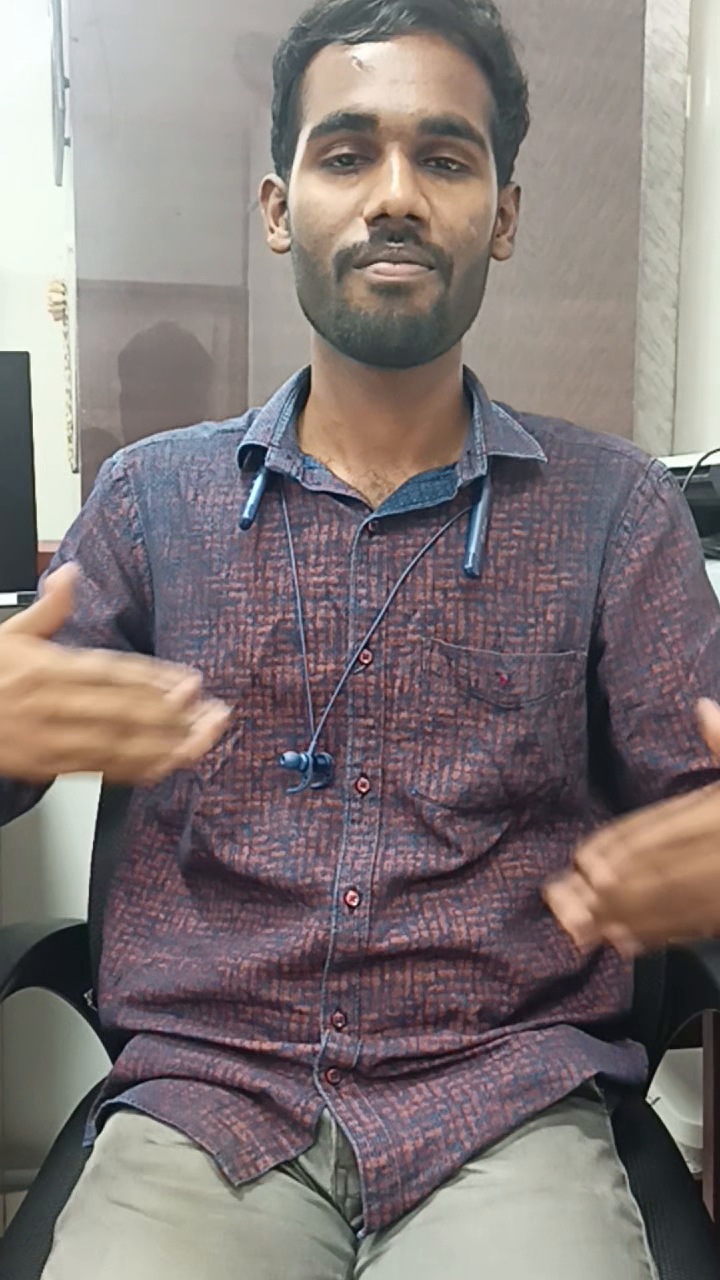
#> input picture frame 6 of VID20231226174804.mp4, 720 x 1280 px
$ python LK1.py
#> lines starting #> are read from the running program, lines starting #| are printed output that depends on the picture
import cv2
import numpy as np
import os
def track_features(video_path, output_folder):
    # Open the video file
    cap = cv2.VideoCapture(video_path)

    # Create the output folder if it doesn't exist
    if not os.path.exists(output_folder):
        os.makedirs(output_folder)

    # Parameters for Shi-Tomasi corner detection
    feature_params = dict(maxCorners=100, qualityLevel=0.3, minDistance=7, blockSize=7)

    # Parameters for Lucas-Kanade optical flow
    lk_params = dict(winSize=(15, 15), maxLevel=2, criteria=(cv2.TERM_CRITERIA_EPS | cv2.TERM_CRITERIA_COUNT, 10, 0.03))

    # Create random colors for drawing tracks
    color = np.random.randint(0, 255, (100, 3))

    # Read the first frame and detect features
    ret, old_frame = cap.read()
#> old_frame is the input picture: shape (1280, 720, 3); mean B, G, R 119, 119.8, 129.2
    old_gray = cv2.cvtColor(old_frame, cv2.COLOR_BGR2GRAY)
    p0 = cv2.goodFeaturesToTrack(old_gray, mask=None, **feature_params)
#> p0 = 39 rows, first 8: [354, 902], [15, 602], [15, 595], [266, 448], [701, 463], [690, 468], [350, 893], [363, 788]

    # Create a mask image for drawing purposes
    mask = np.zeros_like(old_frame)

    # Counter for frame numbering
    frame_count = 0

    while True:
        # Read the current frame
        ret, frame = cap.read()
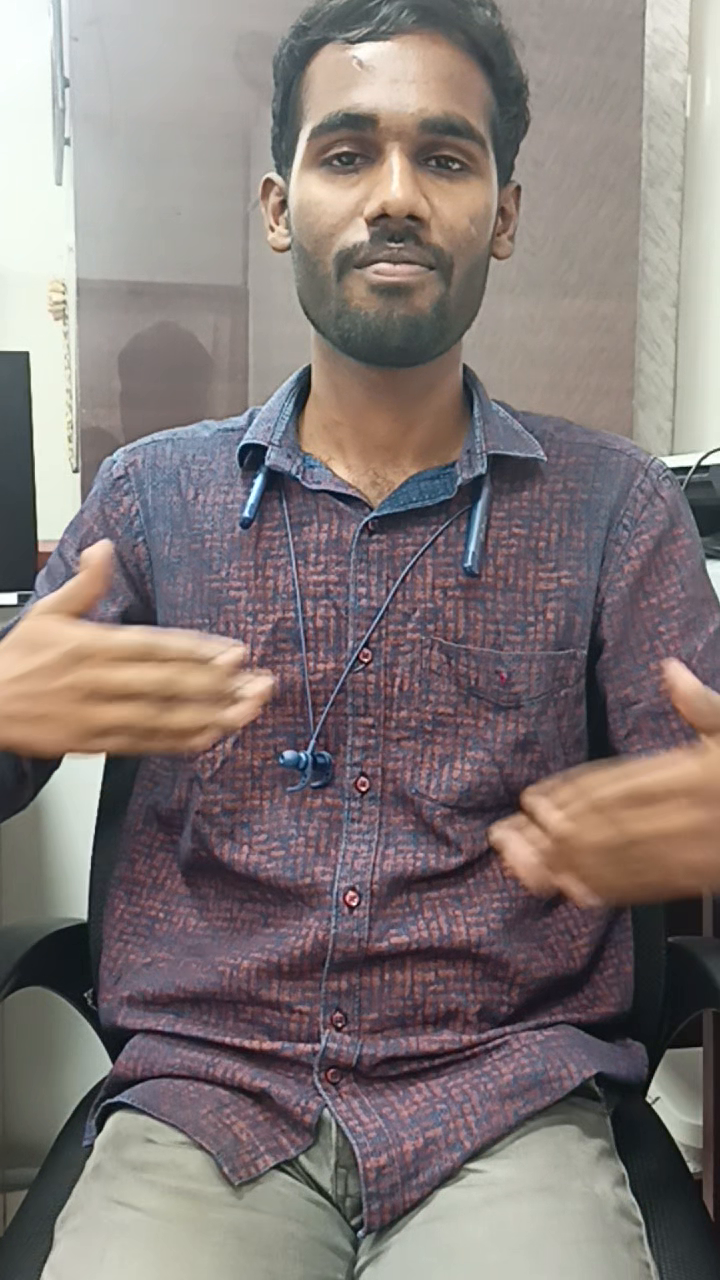
#> input picture frame 7 of VID20231226174804.mp4, 720 x 1280 px
#> frame is the input picture: shape (1280, 720, 3); mean B, G, R 119.1, 120.7, 130.5

        # Break the loop if the video is finished
        if not ret:
            break

        frame_gray = cv2.cvtColor(frame, cv2.COLOR_BGR2GRAY)
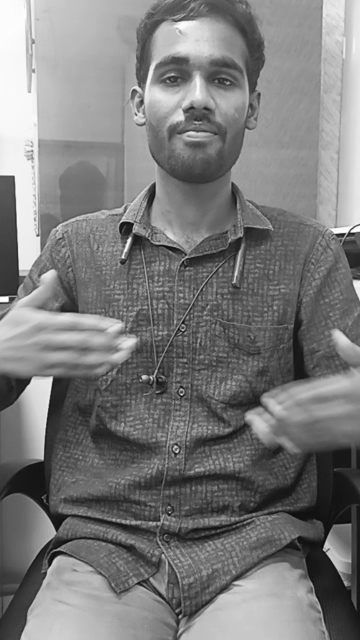
#> frame_gray: shape (1280, 720) (shown at 1/2 size); min 1, max 255, mean 123.4

        # Calculate optical flow using Lucas-Kanade method
        p1, st, err = cv2.calcOpticalFlowPyrLK(old_gray, frame_gray, p0, None, **lk_params)
#> p1 = 39 rows, first 8: [353.7, 902], [15.34, 601.7], [15.33, 594.7], [266.1, 447], [700.9, 462.7], [689.8, 467.6], [349.6, 893.2], [362.7, 787.1]; st = 39 values from 1 to 1; err = 39 values, max 14.12 at index 33, min 2.32 at index 34, mean 5.06

        # Select good points
        good_new = p1[st == 1]
#> good_new = 39 pairs, first value 15.33 to 707.8, second value 229.7 to 1233.6
        good_old = p0[st == 1]
#> good_old = 39 pairs, first value 15 to 707, second value 231 to 1234

        # Draw the tracks
        for i, (new, old) in enumerate(zip(good_new, good_old)):
            a, b = new.ravel()
            c, d = old.ravel()
            mask = cv2.line(mask, (int(a), int(b)), (int(c), int(d)), color[i].tolist(), 2)
            frame = cv2.circle(frame, (int(a), int(b)), 5, color[i].tolist(), -1)
#> this loop made 39 passes
#> (a, b, c, d) on passes 1 to 8: (353.7, 902, 354, 902), (15.34, 601.7, 15, 602), (15.33, 594.7, 15, 595), (266.1, 447, 266, 448), (700.9, 462.7, 701, 463), (689.8, 467.6, 690, 468), (349.6, 893.2, 350, 893), (362.7, 787.1, 363, 788)
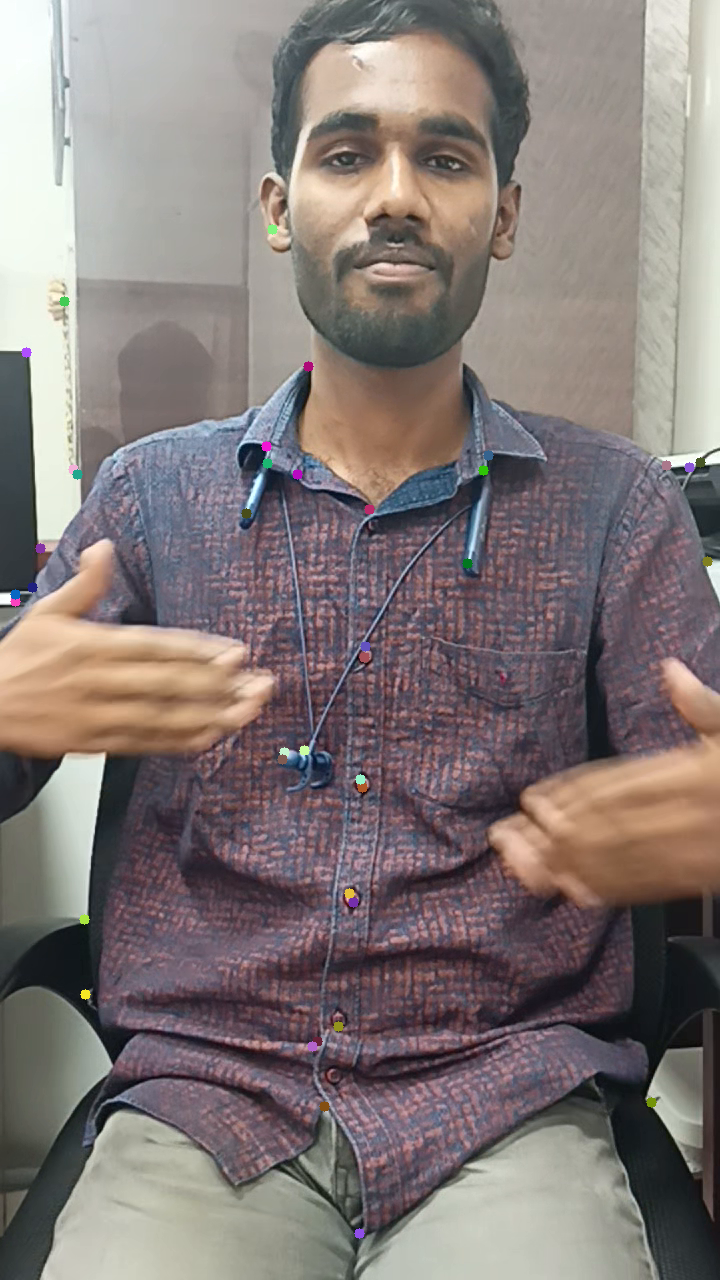
#> frame: shape (1280, 720, 3); mean B, G, R 119, 120.7, 130.6
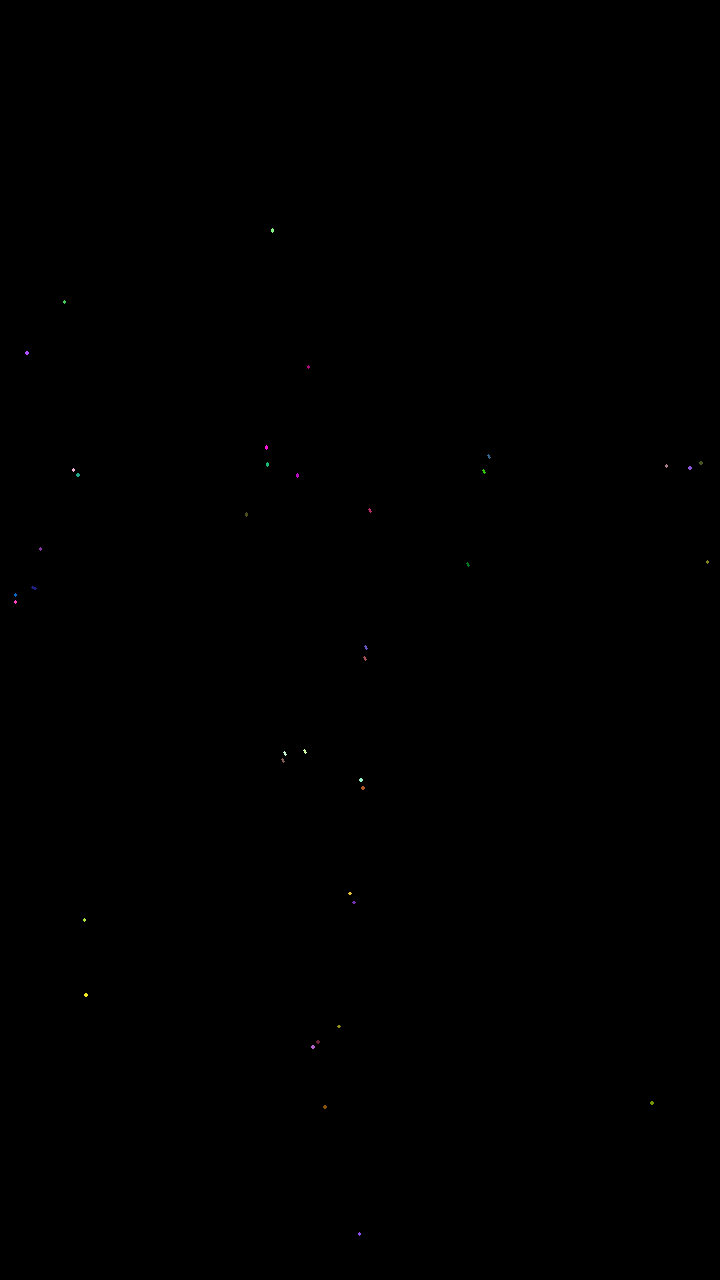
#> mask: shape (1280, 720, 3); mean of channels 0, 1, 2 0.1, 0.1, 0.1; drawn as B, G, R

        # Combine the frame with the mask
        img = cv2.add(frame, mask)

        # Save the resulting frame to the output folder
        output_path = os.path.join(output_folder, f"tracked_frame_{frame_count:04d}.png")
        cv2.imwrite(output_path, img)

        # Update the previous frame and points for the next iteration
        old_gray = frame_gray.copy()
        p0 = good_new.reshape(-1, 1, 2)
#> p0 has the same summary as p1

        # Increment the frame counter
        frame_count += 1

    # Release the video capture object
    cap.release()

if __name__ == "__main__":
    # Specify the path to the input video file
    input_video_path = r"F:\sesan's project\videos\VID20231226174804.mp4"

    # Specify the path to the output folder
    output_folder_path = "F:\sesan's project\LucasKanade\EnvelopeLK"

    # Track features and save frames
    track_features(input_video_path, output_folder_path)

$ run again, starting later in the video
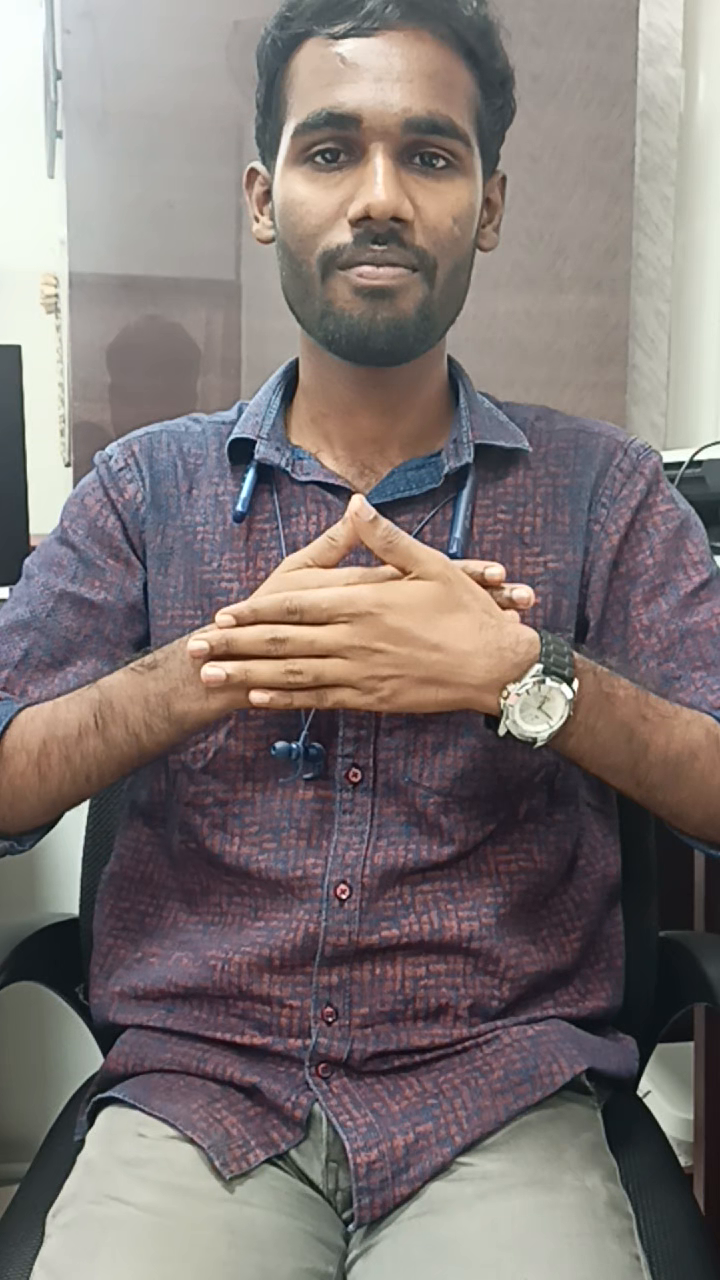
#> input picture frame 31 of VID20231226174804.mp4, 720 x 1280 px
#> in track_features, old_frame is the input picture: shape (1280, 720, 3); mean B, G, R 116, 117.8, 127.1
#> in track_features, `p0 = cv2.goodFeaturesToTrack(old_gray, mask=None, **feature_params)`: p0 = 57 rows, first 8: [343, 895], [254, 441], [541, 666], [683, 463], [7, 589], [546, 679], [501, 734], [239, 508]
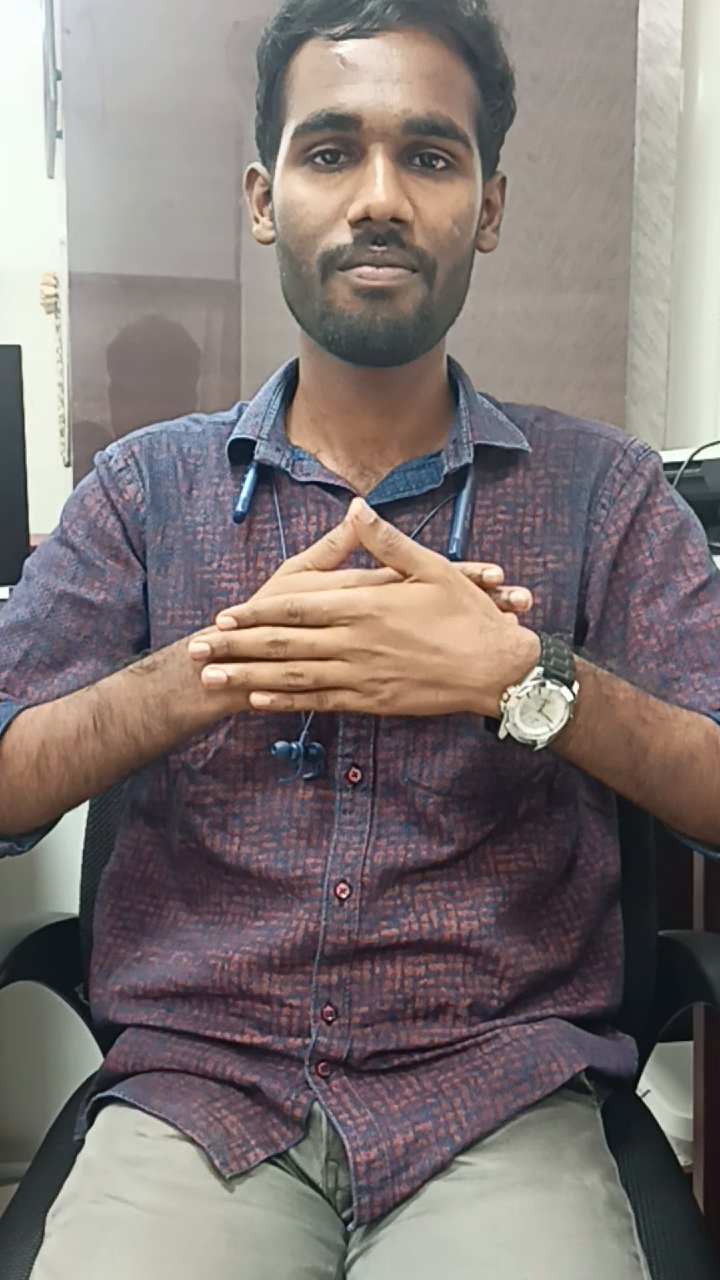
#> input picture frame 32 of VID20231226174804.mp4, 720 x 1280 px
#> in track_features, frame is the input picture: shape (1280, 720, 3); mean B, G, R 116.2, 117.9, 127.3
#> p1 = 57 rows, first 8: [342.9, 894.3], [254, 441.5], [541.3, 669.1], [682.2, 463], [6.82, 588.8], [546.3, 682], [501.3, 736.7], [239.1, 508.3]; st = 57 values from 1 to 1; err = 57 values, max 13.58 at index 37, min 1.98 at index 49, mean 5.87
#> good_new = 57 pairs, first value 6.82 to 713.6, second value 157.9 to 1100.1
#> good_old = 57 pairs, first value 7 to 715, second value 157 to 1101
#> the loop in track_features, `for i, (new, old) in enumerate(zip(good_new, good_old)):` made 57 passes
#> (a, b, c, d) on passes 1 to 8: (342.9, 894.3, 343, 895), (254, 441.5, 254, 441), (541.3, 669.1, 541, 666), (682.2, 463, 683, 463), (6.82, 588.8, 7, 589), (546.3, 682, 546, 679), (501.3, 736.7, 501, 734), (239.1, 508.3, 239, 508)
#> after the loop in track_features, `for i, (new, old) in enumerate(zip(good_new, good_old)):`:
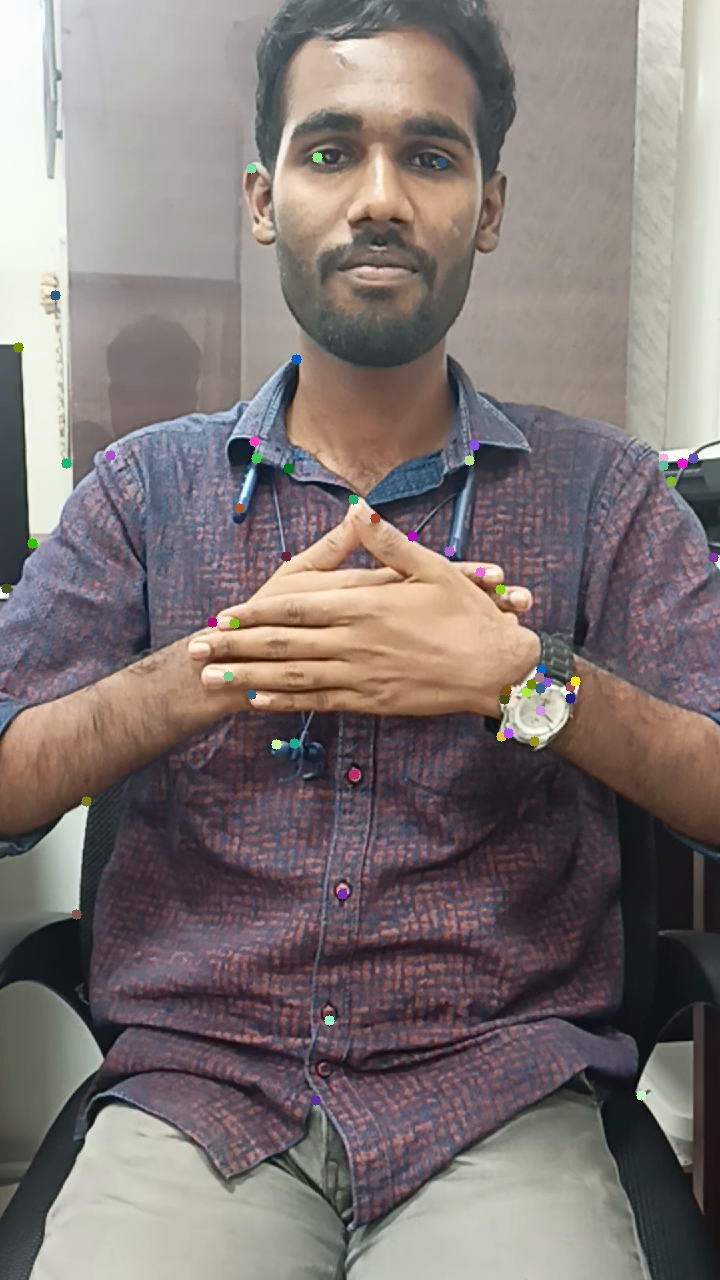
#> frame: shape (1280, 720, 3); mean B, G, R 116.1, 117.9, 127.2
#> in track_features, `p0 = good_new.reshape(-1, 1, 2)`: p0 has the same summary as p1
